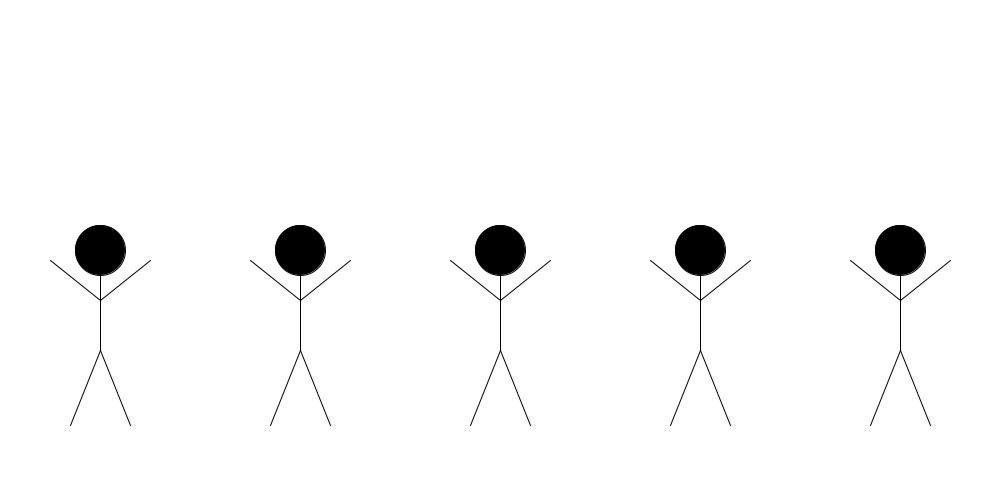
Frame 1 (no input)
Frame 60 (the mouse pressed at the canvas centre just before this capture): identical to frame 1, image omitted
Frame 120 (the mouse held since frame 60 and released just before this capture): identical to frame 1, image omitted

The Processing sketch that drew this single still picture (run headless with seeded random() and noise(); from frame 60 on, the mouse is pressed at the canvas centre):

// Processing sketch: E__StickMan_ForLoop
// ── E__StickMan_ForLoop.pde
//  In this program we want to automate the process of drawing more than one stick man
//  This saves us even more lines of code.

void setup(){
  
  size(1000, 500);
  
}


void draw(){
  
  background(255);

  // We use a 'for' loop, which in this case calls our stick man function five times.
 
  // A for loop needs three pieces of information inside the rounded brackets:
 
  //   for( startingCondition; test; increment )
 
  // The three bits of information are seperated by semi-colons.
  // In this case the conditions are:
  //      starting condition  -> int index = 100;
  //      check               -> index < 1000;
  //      increment           -> index = index + 200;
  
  // So index starts as 100
  // Then the loop checks if 100 < 1000
  // It is, so the code inside the loop is run
  
  // Then the program adds 200 to index (making it 300)
  // The loop checks if 300 < 1000
  // It is, so the code inside the loop is run again
  
  // etc... until
  
  // The program adds 200 to the index which has now become 1000
  // The loop checks if 1000 < 1000
  // It isn't, so the loop doesn't run again and the program moves on
  
  for(int index = 100; index < 1000; index = index + 200){
    
    drawStickMan(index, 250);
    
  }
  
}

// ── drawStickMan.pde


void drawStickMan(int xCoord, int yCoord){
  
  fill(0);
  ellipseMode(CENTER);
    
  ellipse(xCoord, yCoord, 50, 50); 
  
  line(xCoord,       yCoord + 25,   xCoord,      yCoord + 100);
  line(xCoord - 50,  yCoord + 10,   xCoord,      yCoord + 50);
  line(xCoord,       yCoord + 50,   xCoord + 50, yCoord + 10);
  line(xCoord - 30,  yCoord + 175,  xCoord,      yCoord + 100);
  line(xCoord,       yCoord + 100,  xCoord + 30, yCoord + 175); 

}
